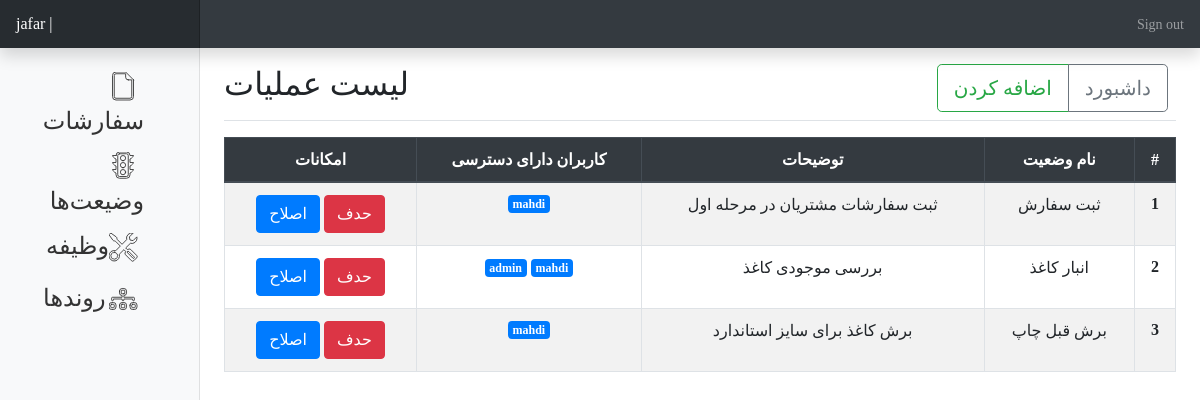
The page /dashboard/action/ (signed in) on the database its author committed.
### main_app/models/action_model.py (models this page shows)
class Action(models.Model):
    name        = models.CharField(max_length=55, unique=True)
    description = models.CharField(max_length=155)
    dependency   = models.ForeignKey("self", on_delete=models.SET_NULL, null=True, blank=True)
    created_at  = models.DateTimeField(null=True, blank=True, auto_now_add=True)
    updated_at  = models.DateTimeField(null=True, blank=True, auto_now=True)
    class Meta:
        ordering = ["pk"]
    def __str__(self):
        return self.name

class auth_user_action(models.Model):
    user_id = models.ForeignKey(get_user_model(), on_delete=models.CASCADE)
    action_id = models.ForeignKey(Action, on_delete=models.CASCADE)
    class Meta:
        pass
    def __str__(self):
        return f" {self.user_id} "

### main_app/views/action_view.py (the view)
@login_required()
def ActionList(request):
    if request.user.has_perm('main_app.view_action'):
        data = []
        actions = Action.objects.all()
        for action in actions:
            users = auth_user_action.objects.filter(action_id=action)
            print(action,users)
            data.append((action,users))
        print(data)
        return render(request, "main_app/action_list.html", {"object_list":data})
    else:
        return redirect('index')

### main_app/templates/main_app/action_list.html (shortened to what this page needs)
{% extends "dashboard/base.html" %}
{% block content%}
<div class="d-flex justify-content-between flex-wrap flex-md-nowrap align-items-center pt-3 pb-2 mb-3 border-bottom">
    <h1 class="h2">لیست عملیات</h1>
    <div class="btn-toolbar mb-2 mb-md-0">
      <div class="btn-group mr-2">
        <a href='{% url "action-add" %}' class="btn btn-lg btn-outline-success">اضافه کردن</a>
        <a href='{% url "panel" %}' class="btn btn-lg btn-outline-secondary">داشبورد</a>
      </div>
    </div>
  </div>
    <div class="d-flex justify-content-md-between">
        <table class="table text-center table-striped table-bordered" dir="rtl">
            <thead class="thead-dark">
            <tr>
                <th scope="col">#</th>
                <th scope="col">نام وضعیت</th>
                <th scope="col">توضیحات</th>
                <th scope='col'>کاربران دارای دسترسی</th>
                <th scope="col">امکانات</th>
            </tr>
            </thead>
            <tbody class="table-striped">
        {% for object in object_list %}
            <tr>
                <th scope="row">{{ forloop.counter }}</th>
                <td>{{ object.0 }}</td>
                <td>{{ object.0.description }}</td>
                <td>
                    {% for user in object.1 %}
                            <div class="badge badge-primary">{{user}}</div>
                    {% endfor %}
                </td>
                <td>
                    <a href='{% url "action-delete" object.0.pk %}' class="btn btn-danger">حدف</a>
                    <a href='{% url "action-update" object.0.pk %}' class="btn btn-primary">اصلاح</a>
                </td>
            </tr>
        {% endfor %}
    </tbody>
    </table>
    </div>
{% endblock %}

### main_app/templates/dashboard/base.html (shortened to what this page needs)
<html lang="en">
  {% load static %}
  <head>
  {% block head %}
  <link rel="stylesheet" href="{% static 'main_app/bootstrap/css/bootstrap.min.css' %}" >
  {% endblock %}
</head>
<body>
  <nav class="navbar navbar-dark sticky-top bg-dark flex-md-nowrap p-0 shadow">
    <a class="navbar-brand col-md-3 col-lg-2 mr-0 px-3" href="/dashboard/">{{user}} | </a>
    <ul class="navbar-nav px-3">
      <li class="nav-item text-nowrap">
        <a class="nav-link" href="{% url 'logout' %}">Sign out</a>
      </li>
    </ul>
  </nav>
  <div class="container-fluid">
    <div class="row">
      <nav id="sidebarMenu" class="col-md-3 col-lg-2 d-md-block bg-light sidebar collapse text-right" dir="rtl">
        <div class="sidebar-sticky pt-3">
          <ul class="nav flex-column">
            <li class="nav-item">
              <a class="nav-link" href='{% url "order-list" %}'>
                <span class="h4">سفارشات</span>
              </a>
            </li>
            {% if perms.main_app.view_status %}
            <li class="nav-item">
              <a class="nav-link" href='{% url "status-list"%}'>
                <span class="h4">وضیعت‌ها</span>
              </a>
            </li>
            {% endif %}
            {% if perms.main_app.view_action %}
            <li class="nav-item">
              <a class="nav-link" href='{% url "action-list" %}'>
                <span class="h4">وظیفه</span>‌
              </a>
            </li>
            {% endif %}
            {% if perms.main_app.view_process %}
            <li class="nav-item">
              <a class="nav-link" href='{% url "process-list" %}'>
                 <span class="h4">روندها</span>
              </a>
            </li>
            {% endif %}
          </ul>
        </div>
      </nav>
      <main dir="ltr" role="main" class="col-md-9 ml-sm-auto col-lg-10 px-md-4 text-right">
          {% block content %}
          {% endblock %}
      </main>
    </div>
  </div>
</body>
</html>

### main_app/templates/dashboard/base.html (style rules this page uses)
body { font-size: .875rem; }
.sidebar { position: fixed; top: 0; bottom: 0; left: 0; z-index: 100; padding: 48px 0 0; box-shadow: inset -1px 0 0 rgba(0, 0, 0, .1); }
.sidebar-sticky { position: relative; top: 0; height: calc(100vh - 48px); padding-top: .5rem; overflow-x: hidden; overflow-y: auto; }
.sidebar .nav-link { font-weight: 500; color: #333; }
.navbar-brand { padding-top: .75rem; padding-bottom: .75rem; font-size: 1rem; background-color: rgba(0, 0, 0, .25); box-shadow: inset -1px 0 0 rgba(0, 0, 0, .25); }
body { font-family: iranYekan; }

### rows shown on the page
Action: name "ثبت سفارش", description "ثبت سفارشات مشتریان در مرحله اول"
auth_user_action: user_id.username "mahdi"
Action: name "انبار کاغذ", description "بررسی موجودی کاغذ"
auth_user_action: user_id.username "mahdi"
auth_user_action: user_id.username "admin"
Action: name "برش قبل چاپ", description "برش کاغذ برای سایز استاندارد"
auth_user_action: user_id.username "mahdi"

### other values the page prints
{{ user }} "jafar"
